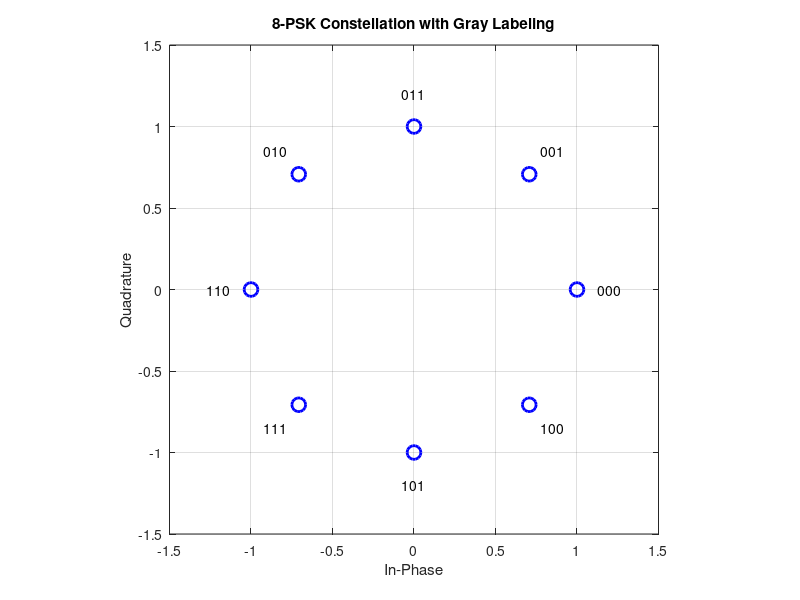

This chart was generated by the following MATLAB code: (Note: this script raises an error after producing the figure.)
% 8-PSK constallation def
M = 8;
k_bits = log2(M);

% Angles for 8-PSK (0, pi/4, 2pi/4, ...)
theta = 0 : 2*pi/M : 2*pi*(M-1)/M;
symbols = exp(1j * theta);

%Given an 8-PSK constellation, assign a Gray labeling and plot it.

gray_indices = [0 1 3 2 6 7 5 4];
gray_labels_bin = dec2bin(gray_indices, 3); 

% Plot of the constellation with labels
figure('Name', '8-PSK Constellation & Gray Mapping');
plot(real(symbols), imag(symbols), 'bo', 'LineWidth', 2, 'MarkerSize', 10);
grid on; axis square;
xlim([-1.5 1.5]); ylim([-1.5 1.5]);
title('8-PSK Constellation with Gray Labeling');
xlabel('In-Phase'); ylabel('Quadrature');

% add text
for i = 1:M
    text(real(symbols(i))*1.2, imag(symbols(i))*1.2, ...
         gray_labels_bin(i,:), 'HorizontalAlignment', 'center');
end

%Take the signal labelled by 000 as a reference and compute and write the distance
%profile and the multiplicity values.

ref_symbol = symbols(1); % Correspond to 000
ref_bits = gray_indices(1); % 0

distances = zeros(1, M);
bit_diffs = zeros(1, M); %Hamming weight

fprintf('--- Distance Profile (Ref 000) ---\n');
fprintf('Idx \t Label \t DistEucl \t BitErrors\n');

for i = 1:M
    % Euclidian distance
    dist = abs(symbols(i) - ref_symbol);
    distances(i) = dist;
    
    %Hamming distance
    bits_i = gray_indices(i);
    hamming_dist = sum(dec2bin(bitxor(bits_i, ref_bits)) == '1');
    bit_diffs(i) = hamming_dist;
    
    fprintf('%d \t %s \t %.4f \t %d\n', i, gray_labels_bin(i,:), dist, hamming_dist);
end

% group by unique distance (Multiplicity)
unique_dists = unique(round(distances, 5)); 
% remove dist = 0
unique_dists(unique_dists == 0) = [];

fprintf('\n--- Multiplicity & Weights ---\n');
for d = unique_dists
    % find the symbols relative to this distance
    idx = find(round(distances, 5) == d);
    count = length(idx);
    avg_bit_err = sum(bit_diffs(idx));
    
    fprintf('Distance %.4f : Multiplicity = %d, Total Bit Errors contribution = %d\n', ...
            d, count, avg_bit_err);
end

%Plot the bit error rate union bound and asymptotic approximation vs. Eb /N0
%between 0 and 16 dB


EbN0_dB = 0:0.5:16;
EbN0_lin = 10.^(EbN0_dB/10);

% Relation Es/N0 and Eb/N0 : Es = k * Eb
% Es_N0 = k_bits * EbN0_lin; 

% = sqrt( d^2 * k * Eb / (2*N0) )

BER_union = zeros(size(EbN0_lin));
BER_asymp = zeros(size(EbN0_lin));



d_min = min(unique_dists);
idx_min = find(round(distances, 5) == d_min);
w_min = sum(bit_diffs(idx_min)); % Sum of binary errors of neirest neighboors

for k = 1:length(EbN0_lin)
    ebn0 = EbN0_lin(k);
    
    % A. Union Bound
    % Pb <= (1/k) * sum( w_i * Q( sqrt( d_i^2 * k_bits * EbN0 / 2 ) ) )
    sum_prob = 0;
    for i = 2:M 
        d_sq = distances(i)^2;
        w_i = bit_diffs(i);
        
        arg = sqrt( d_sq * k_bits * ebn0 / 2 );
        q_val = 0.5 * erfc(arg / sqrt(2)); % Fonction Q(x)
        
        sum_prob = sum_prob + w_i * q_val;
    end
    BER_union(k) = sum_prob / k_bits;
    
    % B. Asymptotic Approximation (Nearest Neighbors only)
    arg_min = sqrt( d_min^2 * k_bits * ebn0 / 2 );
    q_val_min = 0.5 * erfc(arg_min / sqrt(2));
    BER_asymp(k) = (w_min / k_bits) * q_val_min;
end

% --- Plotting ---
figure('Name', '8-PSK BER Theoretical');
semilogy(EbN0_dB, BER_union, 'b-', 'LineWidth', 2); hold on;
semilogy(EbN0_dB, BER_asymp, 'r--', 'LineWidth', 2);
grid on;
title('8-PSK Bit Error Rate (Theoretical)');
xlabel('E_b/N_0 (dB)');
ylabel('BER (log scale)');
legend('Union Bound', 'Asymptotic Approximation');
ylim([1e-6 1]);


%Write a program to compute the 8-PSK BER by simulation (at least 100 wrong
%bits per simulation point)

%limit the sim to 12 dB else too much computation time
EbN0_sim_dB = 0:1:12; 
EbN0_sim_lin = 10.^(EbN0_sim_dB/10);

BER_sim = zeros(size(EbN0_sim_dB));
min_errors = 100; % 100 errors
max_bits = 1e6;

for i = 1:length(EbN0_sim_dB)
    ebn0 = EbN0_sim_lin(i);
    snr_lin = ebn0 * k_bits; % SNR/symbole (Es/N0)
    
    % noise power (for Es=1)
    % SNR = Es / (2*sigma^2) => sigma = sqrt(1 / (2*SNR))
    sigma = sqrt(1 / (2 * snr_lin));
    
    num_errors = 0;
    num_bits = 0;
    
    while num_errors < min_errors  && num_bits < max_bits
        % 1. Generate random symboles 
        tx_indices = randi([0 M-1], 1, 1000); % blocs of 1000
        
        % 2. Modulation 
        %map with the grey indices
        
        % Modulation direct with angles:
        tx_syms = exp(1j * tx_indices * 2*pi/M);
        
        % 3. AWGN canal
        noise = sigma * (randn(size(tx_syms)) + 1j * randn(size(tx_syms)));
        rx_syms = tx_syms + noise;
        
        % 4. Demodulation
        rx_angles = angle(rx_syms); % between -pi and pi
        rx_angles(rx_angles < 0) = rx_angles(rx_angles < 0) + 2*pi; % 0 à 2pi
        
        rx_indices_est = round(rx_angles / (2*pi/M));
        rx_indices_est(rx_indices_est == M) = 0; % Modulo M
        
        % 5. count binary errors        
        val_tx = gray_indices(tx_indices + 1);
        val_rx = gray_indices(rx_indices_est + 1);
        
        diffs = bitxor(val_tx, val_rx);
        
        % count the number of '1' in the xor XOR
        errs_per_sym = sum(dec2bin(diffs, 3) == '1', 2);
        
        num_errors = num_errors + sum(errs_per_sym);
        num_bits = num_bits + length(tx_indices) * k_bits;
    end
    
    BER_sim(i) = num_errors / num_bits;
    fprintf('Eb/N0 = %d dB : BER = %.2e (%d errors)\n', ...
            EbN0_sim_dB(i), BER_sim(i), num_errors);
end

%Add (in a new figure) to the previous figure the BER simulated curve for Eb /N0
%between 0 and 12 dB (or less if the simulation is too slow)

% 4-PSK (QPSK) formula : Q(sqrt(2 * Eb/N0))
BER_4PSK = 0.5 * erfc(sqrt(2 * EbN0_lin) / sqrt(2));


%Add (in a new figure) to the figure the 4-PSK BER exact analytic curve

figure('Name', 'Comparison: 8-PSK vs 4-PSK');

% 1. theorical 8-PSK 
semilogy(EbN0_dB, BER_union, 'b-', 'LineWidth', 2); hold on;
semilogy(EbN0_dB, BER_asymp, 'r--', 'LineWidth', 2);

% 2.Simulation points 8-PSK
pSim = semilogy(EbN0_sim_dB, BER_sim, 'ko', 'LineWidth', 1.5, ...
    'MarkerSize', 8, 'MarkerFaceColor', 'g'); 

% 3.Théorical 4-PSK
p4PSK = semilogy(EbN0_dB, BER_4PSK, 'm-.', 'LineWidth', 2); 

grid on;
title('Comparison: 8-PSK vs 4-PSK');
xlabel('E_b/N_0 (dB)');
ylabel('Bit Error Rate');
ylim([1e-6 1]);
xlim([0 16]);

legend('8-PSK Union Bound', '8-PSK Asymptotic', '8-PSK Simulation', '4-PSK Exact');